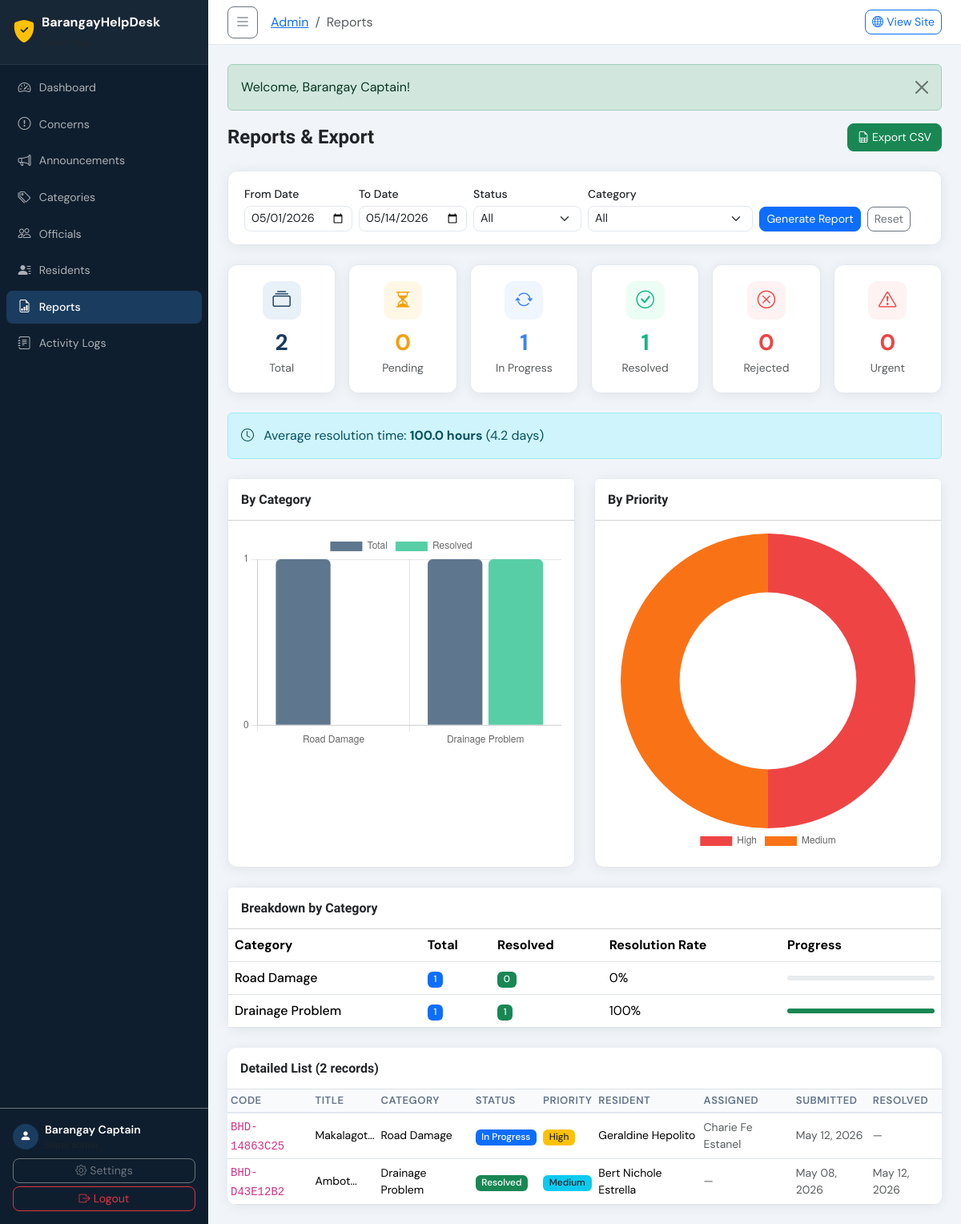
The page /admin/reports.php (signed in) on the database its author committed.
### tables this page shows
CREATE TABLE `concerns` (
  `id` int(11) NOT NULL,
  `tracking_code` varchar(20) NOT NULL,
  `user_id` int(11) NOT NULL,
  `category_id` int(11) NOT NULL,
  `title` varchar(255) NOT NULL,
  `description` text NOT NULL,
  `location` varchar(255) DEFAULT NULL,
  `priority` enum('low','medium','high','urgent') DEFAULT 'medium',
  `status` enum('pending','in_progress','resolved','rejected') DEFAULT 'pending',
  `assigned_to` int(11) DEFAULT NULL,
  `resolved_at` datetime DEFAULT NULL,
  `created_at` datetime DEFAULT current_timestamp(),
  `updated_at` datetime DEFAULT current_timestamp() ON UPDATE current_timestamp()
);

CREATE TABLE `concern_categories` (
  `id` int(11) NOT NULL,
  `name` varchar(100) NOT NULL,
  `description` text DEFAULT NULL,
  `icon` varchar(50) DEFAULT 'bi-question-circle',
  `is_active` tinyint(1) DEFAULT 1,
  `created_at` datetime DEFAULT current_timestamp()
);

CREATE TABLE `users` (
  `id` int(11) NOT NULL,
  `full_name` varchar(150) NOT NULL,
  `email` varchar(150) NOT NULL,
  `password` varchar(255) NOT NULL,
  `phone` varchar(20) DEFAULT NULL,
  `address` text DEFAULT NULL,
  `purok` varchar(100) DEFAULT NULL,
  `profile_photo` varchar(255) DEFAULT NULL,
  `is_active` tinyint(1) DEFAULT 1,
  `created_at` datetime DEFAULT current_timestamp(),
  `updated_at` datetime DEFAULT current_timestamp() ON UPDATE current_timestamp()
);

### admin/reports.php (the view, shortened to what this page needs)
<?php
$pdo = db();
$dateFrom = $_GET['date_from'] ?? date('Y-m-01');
$dateTo   = $_GET['date_to']   ?? date('Y-m-d');
$where  = "WHERE c.created_at BETWEEN ? AND ?";
$params = [$dateFrom . ' 00:00:00', $dateTo . ' 23:59:59'];
$summarySql = "
    SELECT
        COUNT(*) as total,
        SUM(CASE WHEN c.status = 'pending' THEN 1 ELSE 0 END) as pending,
        SUM(CASE WHEN c.status = 'in_progress' THEN 1 ELSE 0 END) as in_progress,
        SUM(CASE WHEN c.status = 'resolved' THEN 1 ELSE 0 END) as resolved,
        SUM(CASE WHEN c.status = 'rejected' THEN 1 ELSE 0 END) as rejected,
        SUM(CASE WHEN c.priority = 'urgent' THEN 1 ELSE 0 END) as urgent,
        AVG(CASE WHEN c.resolved_at IS NOT NULL THEN TIMESTAMPDIFF(HOUR, c.created_at, c.resolved_at) END) as avg_resolve_hours
    FROM concerns c
    $where
";
$summary = $pdo->prepare($summarySql);
$summary->execute($params);
$summary = $summary->fetch();
$byCategorySql = "
    SELECT
        cat.name,
        COUNT(*) as n,
        SUM(CASE WHEN c.status = 'resolved' THEN 1 ELSE 0 END) as resolved
    FROM concerns c
    JOIN concern_categories cat ON c.category_id = cat.id
    $where
    GROUP BY cat.id
    ORDER BY n DESC
";
$byCategory = $pdo->prepare($byCategorySql);
$byCategory->execute($params);
$byCategory = $byCategory->fetchAll();
$byPrioritySql = "
    SELECT
        c.priority,
        COUNT(*) as n
    FROM concerns c
    $where
    GROUP BY c.priority
    ORDER BY FIELD(c.priority, 'urgent', 'high', 'medium', 'low')
";
$byPriority = $pdo->prepare($byPrioritySql);
$byPriority->execute($params);
$byPriority = $byPriority->fetchAll();
$detailSql = "
    SELECT
        c.tracking_code, c.title, c.status, c.priority, c.location,
        c.created_at, c.resolved_at,
        cat.name as category,
        u.full_name as resident, u.email as res_email,
        a.full_name as assigned
    FROM concerns c
    JOIN concern_categories cat ON c.category_id = cat.id
    JOIN users u ON c.user_id = u.id
    LEFT JOIN admins a ON c.assigned_to = a.id
    $where
    ORDER BY c.created_at DESC
";
$detailStmt = $pdo->prepare($detailSql);
$detailStmt->execute($params);
$details = $detailStmt->fetchAll();
include dirname(__DIR__) . '/includes/header_admin.php';
?>
<div class="d-flex align-items-center justify-content-between mb-4 flex-wrap gap-2">
    <h4 class="fw-bold mb-0">Reports & Export</h4>
    <a href="?<?= http_build_query(array_merge($_GET, ['export' => 'csv'])) ?>" class="btn btn-success"><i class="bi bi-file-earmark-spreadsheet me-1"></i>Export CSV</a>
</div>
<div class="filter-bar mb-4">
    <form class="row g-2 align-items-end" method="GET">
        <div class="col-md-2">
            <label class="form-label small fw-medium mb-1">From Date</label>
            <input type="date" name="date_from" class="form-control form-control-sm" value="<?= htmlspecialchars($dateFrom) ?>">
        </div>
        <div class="col-md-2">
            <label class="form-label small fw-medium mb-1">To Date</label>
            <input type="date" name="date_to" class="form-control form-control-sm" value="<?= htmlspecialchars($dateTo) ?>">
        </div>
        <div class="col-md-2">
            <label class="form-label small fw-medium mb-1">Status</label>
            <select name="status" class="form-select form-select-sm">
                <option value="">All</option>
            </select>
        </div>
        <div class="col-md-3">
            <label class="form-label small fw-medium mb-1">Category</label>
            <select name="category" class="form-select form-select-sm">
                <option value="">All</option>
            </select>
        </div>
        <div class="col-md-3 d-flex gap-2">
            <button class="btn btn-primary btn-sm">Generate Report</button>
            <a href="reports.php" class="btn btn-outline-secondary btn-sm">Reset</a>
        </div>
    </form>
</div>
<div class="row g-3 mb-4">
<?php $cards = [
    ['Total',       $summary['total'] ?? 0,       'bi-collection',           '#1a3c5e', '#e8f0f8'],
    ['Pending',     $summary['pending'] ?? 0,     'bi-hourglass-split',      '#f59e0b', '#fff8e7'],
    ['In Progress', $summary['in_progress'] ?? 0, 'bi-arrow-repeat',         '#3b82f6', '#eff6ff'],
    ['Resolved',    $summary['resolved'] ?? 0,    'bi-check-circle',         '#10b981', '#ecfdf5'],
    ['Rejected',    $summary['rejected'] ?? 0,    'bi-x-circle',             '#ef4444', '#fef2f2'],
    ['Urgent',      $summary['urgent'] ?? 0,      'bi-exclamation-triangle', '#ef4444', '#fef2f2'],
];
foreach($cards as $_item): list($lbl, $val, $icon, $color, $bg) = $_item; ?>
<div class="col-6 col-md-4 col-xl-2">
    <div class="stat-card text-center">
        <div class="stat-icon mx-auto mb-2" style="background:<?= $bg ?>;color:<?= $color ?>">
            <i class="bi <?= $icon ?>"></i>
        </div>
        <div class="fs-3 fw-bold" style="color:<?= $color ?>"><?= number_format($val) ?></div>
        <div class="text-muted small"><?= $lbl ?></div>
    </div>
</div>
<?php endforeach; ?>
</div>
<?php if (!empty($summary['avg_resolve_hours'])): ?>
<div class="alert alert-info mb-4">
    <i class="bi bi-clock me-2"></i>
    Average resolution time: <strong><?= number_format($summary['avg_resolve_hours'], 1) ?> hours</strong>
    (<?= number_format($summary['avg_resolve_hours'] / 24, 1) ?> days)
</div>
<?php endif; ?>
<div class="row g-4 mb-4">
    <div class="col-md-6">
        <div class="card h-100">
            <div class="card-header bg-white py-3"><h6 class="mb-0 fw-semibold">By Category</h6></div>
            <div class="card-body"><canvas id="catChart" height="200"></canvas></div>
        </div>
    </div>
    <div class="col-md-6">
        <div class="card h-100">
            <div class="card-header bg-white py-3"><h6 class="mb-0 fw-semibold">By Priority</h6></div>
            <div class="card-body"><canvas id="prioChart" height="200"></canvas></div>
        </div>
    </div>
</div>
<div class="card mb-4">
    <div class="card-header bg-white py-3"><h6 class="mb-0 fw-semibold">Breakdown by Category</h6></div>
    <div class="table-responsive">
        <table class="table align-middle mb-0">
            <thead>
                <tr><th>Category</th><th>Total</th><th>Resolved</th><th>Resolution Rate</th><th>Progress</th></tr>
            </thead>
            <tbody>
            <?php foreach($byCategory as $bc):
                $rate = $bc['n'] > 0 ? round($bc['resolved'] / $bc['n'] * 100) : 0; ?>
                <tr>
                    <td class="fw-medium"><?= sanitize($bc['name']) ?></td>
                    <td><span class="badge bg-primary"><?= $bc['n'] ?></span></td>
                    <td><span class="badge bg-success"><?= $bc['resolved'] ?></span></td>
                    <td><?= $rate ?>%</td>
                    <td style="width:200px">
                        <div class="progress" style="height:6px">
                            <div class="progress-bar bg-success" style="width:<?= $rate ?>%"></div>
                        </div>
                    </td>
                </tr>
            <?php endforeach; ?>
            </tbody>
        </table>
    </div>
</div>
<div class="admin-table">
    <div class="p-3 border-bottom d-flex align-items-center justify-content-between">
        <h6 class="mb-0 fw-semibold">Detailed List (<?= count($details) ?> records)</h6>
    </div>
    <div class="table-responsive" style="max-height:400px;overflow-y:auto">
        <table class="table table-sm align-middle mb-0">
            <thead class="sticky-top bg-white">
                <tr><th>Code</th><th>Title</th><th>Category</th><th>Status</th><th>Priority</th><th>Resident</th><th>Assigned</th><th>Submitted</th><th>Resolved</th></tr>
            </thead>
            <tbody>
            <?php foreach($details as $d): ?>
                <tr>
                    <td><code class="small"><?= sanitize($d['tracking_code']) ?></code></td>
                    <td class="small"><?= sanitize(substr($d['title'],0,35)) ?>...</td>
                    <td class="small"><?= sanitize($d['category']) ?></td>
                    <td><?= statusBadge($d['status']) ?></td>
                    <td><?= priorityBadge($d['priority']) ?></td>
                    <td class="small"><?= sanitize($d['resident']) ?></td>
                    <td class="small text-muted"><?= $d['assigned'] ? sanitize($d['assigned']) : '—' ?></td>
                    <td class="small text-muted"><?= formatDate($d['created_at'],'M d, Y') ?></td>
                    <td class="small text-muted"><?= $d['resolved_at'] ? formatDate($d['resolved_at'],'M d, Y') : '—' ?></td>
                </tr>
            <?php endforeach; ?>
            </tbody>
        </table>
    </div>
</div>
<script>
new Chart(document.getElementById('catChart'), {
    type: 'bar',
    data: {
        labels: <?= json_encode(array_column($byCategory,'name')) ?>,
        datasets: [{
            label: 'Total',
            data: <?= json_encode(array_column($byCategory,'n')) ?>,
            backgroundColor: 'rgba(26,60,94,.7)',
            borderRadius: 6
        },{
            label: 'Resolved',
            data: <?= json_encode(array_column($byCategory,'resolved')) ?>,
            backgroundColor: 'rgba(16,185,129,.7)',
            borderRadius: 6
        }]
    },
    options: { responsive:true, plugins:{legend:{position:'top'}}, scales:{y:{beginAtZero:true,ticks:{stepSize:1}}} }
});
new Chart(document.getElementById('prioChart'), {
    type: 'doughnut',
    data: {
        labels: <?= json_encode(array_map(function($r){ return ucfirst($r['priority']); }, $byPriority)) ?>,
        datasets: [{
            data: <?= json_encode(array_column($byPriority,'n')) ?>,
            backgroundColor: ['#ef4444','#f97316','#3b82f6','#6b7280'],
            borderWidth: 0
        }]
    },
    options: { responsive:true, plugins:{legend:{position:'bottom'}}, cutout:'60%' }
});
</script>
<?php include dirname(__DIR__) . '/includes/footer_admin.php'; ?>

### includes/functions.php (shortened to what this page needs)
<?php
function sanitize($input) {
    return htmlspecialchars(strip_tags(trim((string)$input)), ENT_QUOTES, 'UTF-8');
}
function formatDate($date, $format = 'M d, Y h:i A') {
    return date($format, strtotime($date));
}
function priorityBadge($priority) {
    $map = [
        'low'    => ['class' => 'bg-secondary', 'label' => 'Low'],
        'medium' => ['class' => 'bg-info text-dark', 'label' => 'Medium'],
        'high'   => ['class' => 'bg-warning text-dark', 'label' => 'High'],
        'urgent' => ['class' => 'bg-danger', 'label' => 'Urgent'],
    ];
    $p = $map[$priority] ?? $map['medium'];
    return "<span class='badge {$p['class']}'>{$p['label']}</span>";
}
function statusBadge($status) {
    $map = [
        'pending'     => ['class' => 'bg-warning text-dark', 'label' => 'Pending'],
        'in_progress' => ['class' => 'bg-primary',           'label' => 'In Progress'],
        'resolved'    => ['class' => 'bg-success',           'label' => 'Resolved'],
        'rejected'    => ['class' => 'bg-danger',            'label' => 'Rejected'],
    ];
    $s = $map[$status] ?? $map['pending'];
    return "<span class='badge {$s['class']}'>{$s['label']}</span>";
}

### public/css/admin.css (style rules this page uses)
:root { --sidebar-w: 260px; --sidebar-bg: #0f1e2e; --sidebar-hover:#1a3c5e; --topbar-h: 56px; --admin-accent: #f0a500; --admin-border: #e2e8f0; --admin-radius: 12px; --admin-shadow: 0 2px 16px rgba(0,0,0,.07); }
*,*::before,*::after { box-sizing:border-box }
body.admin-body { font-family:'DM Sans',sans-serif;background:#f1f5f9;margin:0;min-height:100vh }
h1,h2,h3,h4,h5,h6 { font-family:'Sora',sans-serif }
.stat-card { background:#fff;border-radius:var(--admin-radius);box-shadow:var(--admin-shadow);padding:1.25rem 1.5rem;border:1px solid var(--admin-border);transition:transform .2s,box-shadow .2s }
.stat-icon { width:48px;height:48px;border-radius:12px;display:flex;align-items:center;justify-content:center;font-size:1.4rem }
.admin-table { background:#fff;border-radius:var(--admin-radius);box-shadow:var(--admin-shadow);overflow:hidden }
.admin-table .table { margin:0 }
.admin-table .table thead th { background:#f8fafc;border-bottom:2px solid var(--admin-border);font-size:.82rem;font-weight:600;text-transform:uppercase;letter-spacing:.04em;color:#64748b;white-space:nowrap }
.filter-bar { background:#fff;border-radius:var(--admin-radius);padding:1rem 1.25rem;box-shadow:var(--admin-shadow);border:1px solid var(--admin-border) }
.form-control,.form-select { border-radius:8px;border:1.5px solid var(--admin-border);font-size:.9rem;transition:border-color .2s,box-shadow .2s }
.btn { border-radius:8px;font-size:.88rem }
.badge { font-size:.74rem;font-weight:500 }
.card { border-radius:var(--admin-radius);border:1px solid var(--admin-border);box-shadow:var(--admin-shadow) }
.card-header { font-family:'Sora',sans-serif;font-size:.9rem;font-weight:600 }

### rows shown on the page
concerns: tracking_code "BHD-14863C25", title "Makalagot", category.name "Road Damage", status "In Progress", priority "High", user.full_name "Geraldine Hepolito", assigned_to.full_name "Charie Fe Estanel", created_at "May 12, 2026"
concerns: tracking_code "BHD-D43E12B2", title "Ambot", category.name "Drainage Problem", status "Resolved", priority "Medium", user.full_name "Bert Nichole Estrella", created_at "May 08, 2026", resolved_at "May 12, 2026"

### other values the page prints
APP_NAME "BarangayHelpDesk"
$adminName "Barangay Captain"
$breadcrumb "Reports"
$flash['message'] "Welcome, Barangay Captain!"
$val "2"
$lbl "Total"
$val "0"
$lbl "Pending"
$val "1"
$lbl "In Progress"
$lbl "Resolved"
$lbl "Rejected"
$lbl "Urgent"
$summary['avg_resolve_hours'] "100.0"
$summary['avg_resolve_hours'] / 24 "4.2"
